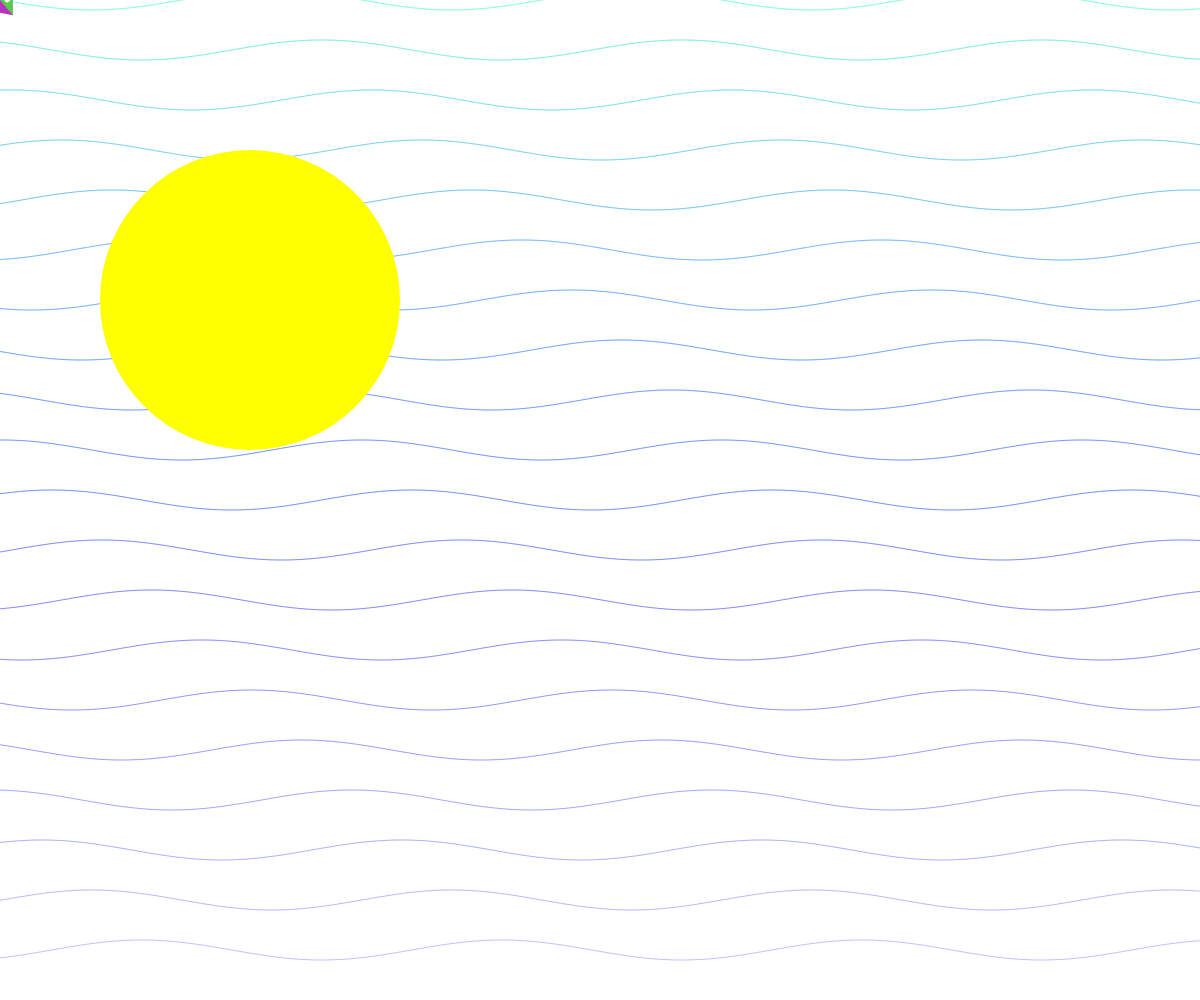
Frame 1 (no input)
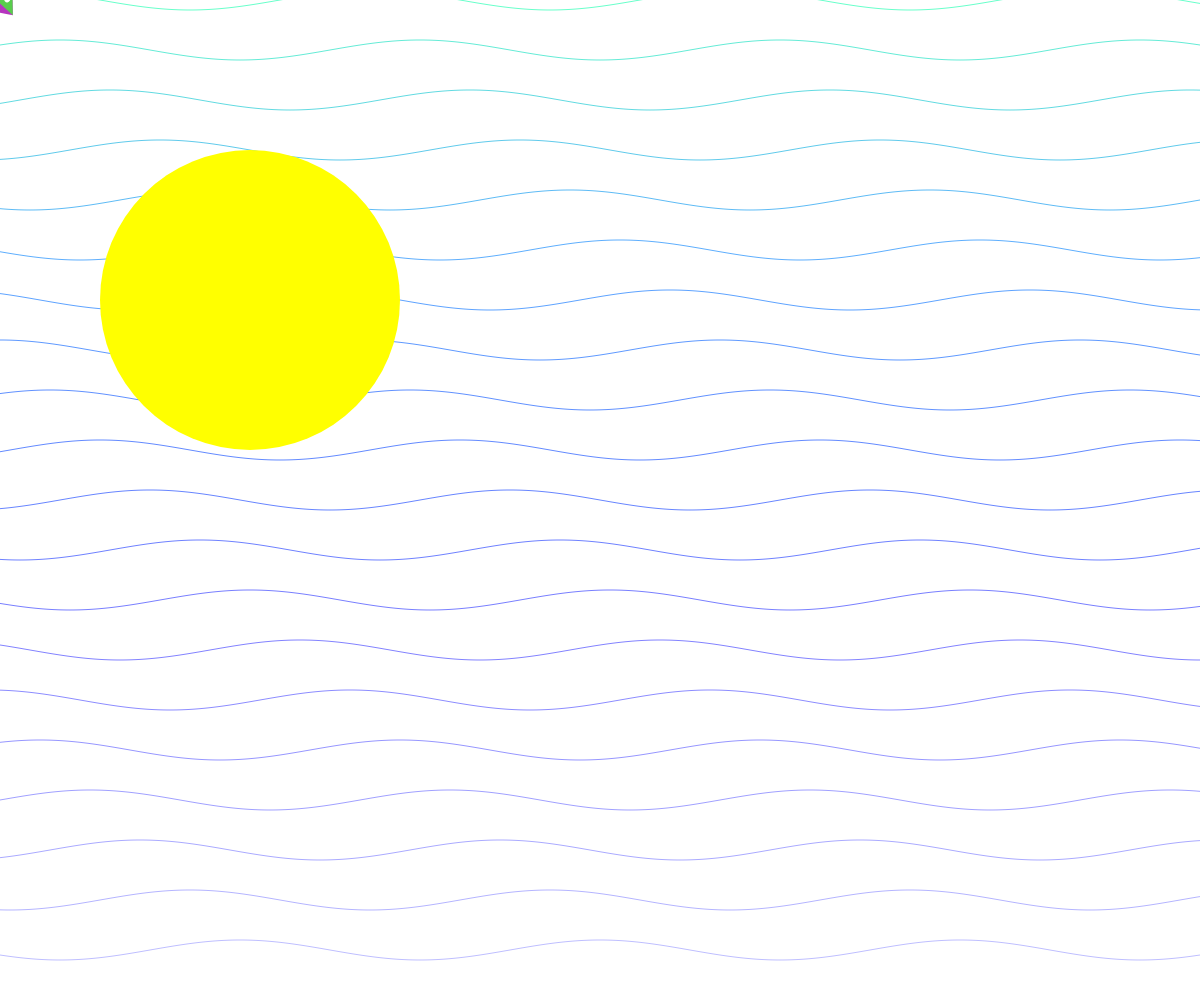
Frame 60 (no input)
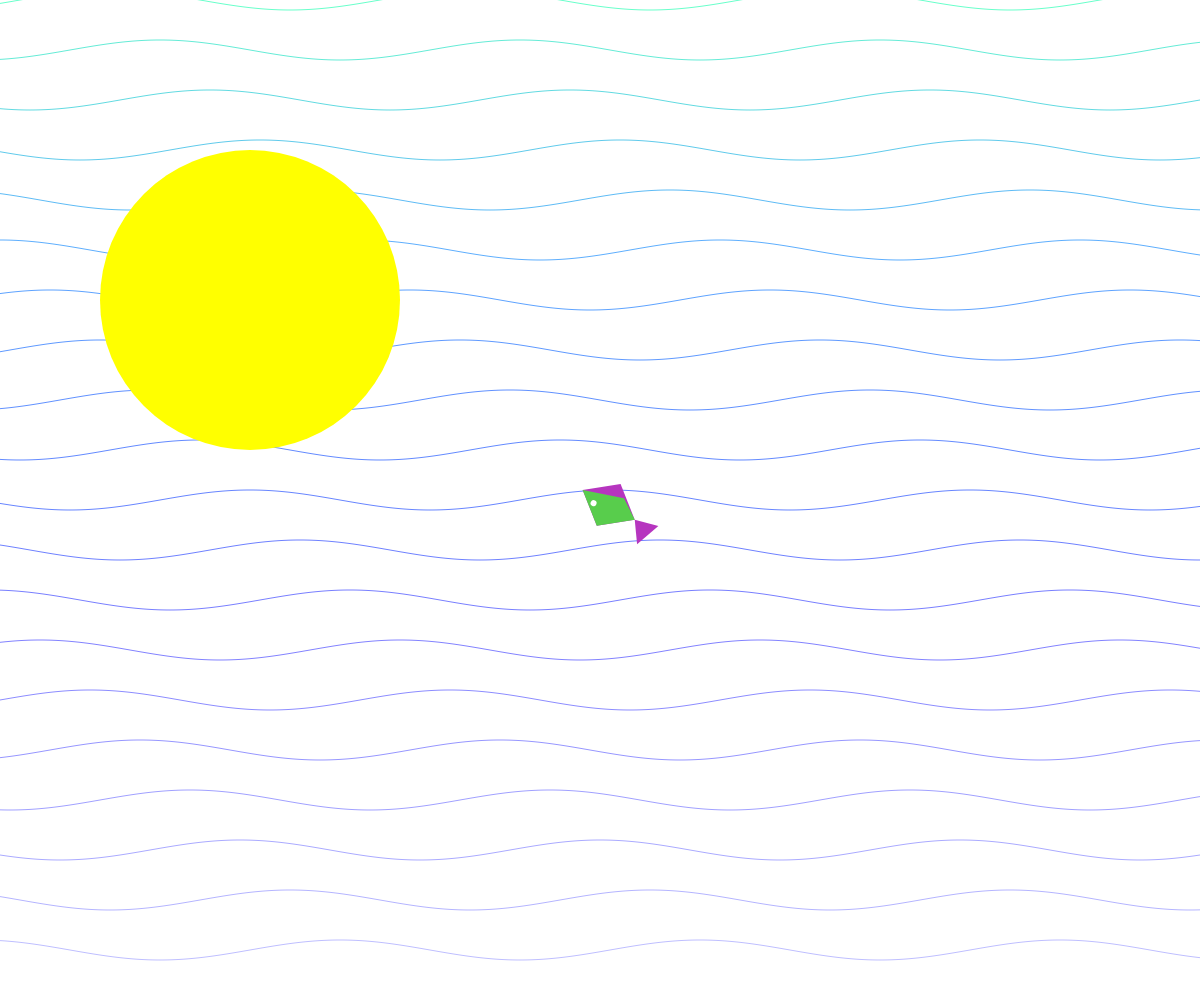
Frame 120 (the mouse pressed at the canvas centre since frame 60)

The p5.js sketch that drew these frames (run headless with seeded random() and noise() and a simulated clock; from frame 60 on, the mouse is pressed at the canvas centre):

// p5.js sketch
// ── sketch.js
let backgroundC = 'white';
let moonX = 250;
let moonY = 300;
let moonR = 300;
let scale = 20;
let rgbB = 255;
let rgbA = 255;

function setup() {
  angleMode(DEGREES)
  createCanvas(windowWidth, windowHeight);
  color1 = [random(255),random(255),random(255)]
  color2 = [random(255),random(255),random(255)]
}

// Draw fish move with mouse 
function fish(x,y,scale,color1,color2,time){
  push()
  noStroke()
  translate(x,y)
  fill(color1)
  rotate(sin(time*5)*20)
  triangle(0,0,-scale, 0.7*scale, -scale, -0.7*scale)
  rotate(-sin(time*5)*20)

  quad(0, 0, 1.5*scale, 1.2*scale,3*scale,0, 1.5*scale, -1.2*scale)
  fill(color2)
  rotate(sin(time*5)*20)
  triangle(0,0,-time%scale,time%scale*0.7,-time%scale,-time%scale*0.7)
  rotate(-sin(time*5)*20)
  if((time%(3*scale))>1.5*scale){
    quad(0, 0, time%(3*scale),2*scale-(time%(3*scale))/1.5,3*scale,0, 1.5*scale, -1.2*scale)
  }
  else{
    quad(0, 0, time%(3*scale),(time%(3*scale))/1.5,3*scale,0, 1.5*scale, -1.2*scale)
  }
  fill(backgroundC)
  let fishEyeX = scale*2.2
  let fishEyeY = -scale*0.3
  ellipse(fishEyeX,fishEyeY,scale*0.3)
  pop()
}

// Create a function that represents water shaped like sine waves.
function waterWave(x,y,lenth,height){
  beginShape()
  for(let a =0; a<lenth*4; a++  ){
    vertex(x+a, y+height*sin(a))
  }
  endShape()

}



function draw() {
  let varialT = millis() / 100;

  
  background(backgroundC);  

  // Define some random parameters change when mouse hovers in 
  if (dist(mouseX, mouseY, moonX, moonY) <= moonR / 2) {
    moonX = random(100, width - 100);
    moonY = random(100, height - 100);
    moonR = max(moonR - 2, 10);
    color1 = [random(255),random(255),random(255)]
    color2 = [random(255),random(255),random(255)]
    scale++ 
    rgbB = max(rgbB-2,5)
    rgbA = max(rgbA-5,20)

  }
// Make the fish face the center of the moon.
  h = mouseY - moonY
  b = mouseX - moonX

  angle = atan2(h, b)+180
  noFill()

// Draw water waves with a color gradient
  for(let a = 0;a<height;a+=50){
    stroke(105-a/5, 255-a/2.5, 203+a/5,255-a/5)
    waterWave((a+varialT*10)%(width)-width*1.5,a,width,10)

  }

  noStroke()
  
// Draw a moon that gradually becomes smaller and paler.
  fill(rgbB,rgbB,0,rgbA);
  ellipse(moonX, moonY, moonR);
  pop()
  translate(mouseX,mouseY)
  rotate(angle)
// Make the fish grow larger each time it reaches the moon. 
  fish(-2*scale,0,scale,color1,color2,varialT)
  pop()




}
